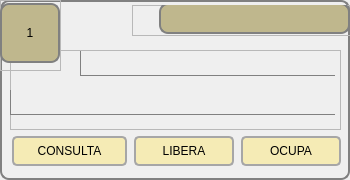
        <widget class="QGroupBox" name="groupBox_2">
         <property name="minimumSize">
          <size>
           <width>350</width>
           <height>180</height>
          </size>
         </property>
         <property name="maximumSize">
          <size>
           <width>350</width>
           <height>180</height>
          </size>
         </property>
         <property name="styleSheet">
          <string notr="true">QPushButton{
	border: 2px solid;
    border-radius: 5px;
	border-color: rgb(166, 166, 166);
	font: 11pt &quot;Arial&quot;; 
	background-color: rgb(245, 235, 181);		
}

QPushButton::hover{
    border: 1px solid gray;
    border-radius: 6px;
	font: Bold 11pt &quot;Arial&quot;; 
	background-color:rgb(191, 183, 141);		
}

QGroupBox{
    background-color: qlineargradient(x1: 0, y1: 0, x2: 0, y2: 1,
                                      stop: 0 #E0E0E0, stop: 1 #FFFFFF);
    border: 2px solid gray;
    border-radius: 9px;
    margin-top: 1ex; /* leave space at the top for the title */
}</string>
         </property>
         <property name="title">
          <string/>
         </property>
         <widget class="QWidget" name="layoutWidget_2">
          <property name="geometry">
           <rect>
            <x>11</x>
            <y>135</y>
            <width>331</width>
            <height>32</height>
           </rect>
          </property>
          <layout class="QHBoxLayout" name="horizontalLayout_3">
           <item>
            <widget class="QPushButton" name="btn_consulta_1">
             <property name="minimumSize">
              <size>
               <width>115</width>
               <height>30</height>
              </size>
             </property>
             <property name="maximumSize">
              <size>
               <width>105</width>
               <height>30</height>
              </size>
             </property>
             <property name="text">
              <string>CONSULTA</string>
             </property>
            </widget>
           </item>
           <item>
            <widget class="QPushButton" name="btn_libera_1">
             <property name="minimumSize">
              <size>
               <width>100</width>
               <height>30</height>
              </size>
             </property>
             <property name="maximumSize">
              <size>
               <width>100</width>
               <height>30</height>
              </size>
             </property>
             <property name="text">
              <string>LIBERA</string>
             </property>
            </widget>
           </item>
           <item>
            <widget class="QPushButton" name="btn_ocupa_1">
             <property name="minimumSize">
              <size>
               <width>100</width>
               <height>30</height>
              </size>
             </property>
             <property name="maximumSize">
              <size>
               <width>100</width>
               <height>30</height>
              </size>
             </property>
             <property name="text">
              <string>OCUPA</string>
             </property>
            </widget>
           </item>
          </layout>
         </widget>
         <widget class="QFrame" name="frame_3">
          <property name="geometry">
           <rect>
            <x>10</x>
            <y>50</y>
            <width>331</width>
            <height>80</height>
           </rect>
          </property>
          <property name="styleSheet">
           <string notr="true">QLabel{
	border: 1px solid;
	border-right-color: transparent;
	border-top-color: transparent;
	border-left-color: gray;
	border-bottom-color: gray;
	font: Bold Italic 12pt &quot;Courier&quot;;

}
</string>
          </property>
          <property name="frameShape">
           <enum>QFrame::StyledPanel</enum>
          </property>
          <property name="frameShadow">
           <enum>QFrame::Raised</enum>
          </property>
          <widget class="QLabel" name="lbl_referencia_1">
           <property name="geometry">
            <rect>
             <x>0</x>
             <y>40</y>
             <width>325</width>
             <height>25</height>
            </rect>
           </property>
           <property name="text">
            <string/>
           </property>
          </widget>
          <widget class="QLabel" name="lbl_ocupa_libera_1">
           <property name="geometry">
            <rect>
             <x>70</x>
             <y>1</y>
             <width>255</width>
             <height>25</height>
            </rect>
           </property>
           <property name="text">
            <string/>
           </property>
          </widget>
         </widget>
         <widget class="QFrame" name="frame_4">
          <property name="geometry">
           <rect>
            <x>132</x>
            <y>5</y>
            <width>221</width>
            <height>31</height>
           </rect>
          </property>
          <property name="styleSheet">
           <string notr="true">QLabel{
    border: 2px solid gray;
    border-radius: 9px;
	font: Bold 15pt &quot;Arial&quot;; 
	background-color: rgb(191, 183, 141);	
}
</string>
          </property>
          <property name="frameShape">
           <enum>QFrame::StyledPanel</enum>
          </property>
          <property name="frameShadow">
           <enum>QFrame::Raised</enum>
          </property>
          <widget class="QLabel" name="lbl_estado_1">
           <property name="geometry">
            <rect>
             <x>27</x>
             <y>-2</y>
             <width>191</width>
             <height>31</height>
            </rect>
           </property>
           <property name="text">
            <string/>
           </property>
           <property name="alignment">
            <set>Qt::AlignCenter</set>
           </property>
          </widget>
         </widget>
         <widget class="QFrame" name="frame_5">
          <property name="geometry">
           <rect>
            <x>0</x>
            <y>0</y>
            <width>61</width>
            <height>71</height>
           </rect>
          </property>
          <property name="styleSheet">
           <string notr="true">QLabel{
    border: 2px solid gray;
    border-radius: 9px;
	font: Bold 25pt &quot;Arial&quot;; 
	background-color: rgb(191, 183, 141);	
}
</string>
          </property>
          <property name="frameShape">
           <enum>QFrame::StyledPanel</enum>
          </property>
          <property name="frameShadow">
           <enum>QFrame::Raised</enum>
          </property>
          <widget class="QLabel" name="label_1">
           <property name="geometry">
            <rect>
             <x>0</x>
             <y>3</y>
             <width>60</width>
             <height>60</height>
            </rect>
           </property>
           <property name="text">
            <string>1</string>
           </property>
           <property name="alignment">
            <set>Qt::AlignCenter</set>
           </property>
          </widget>
         </widget>
        </widget>
